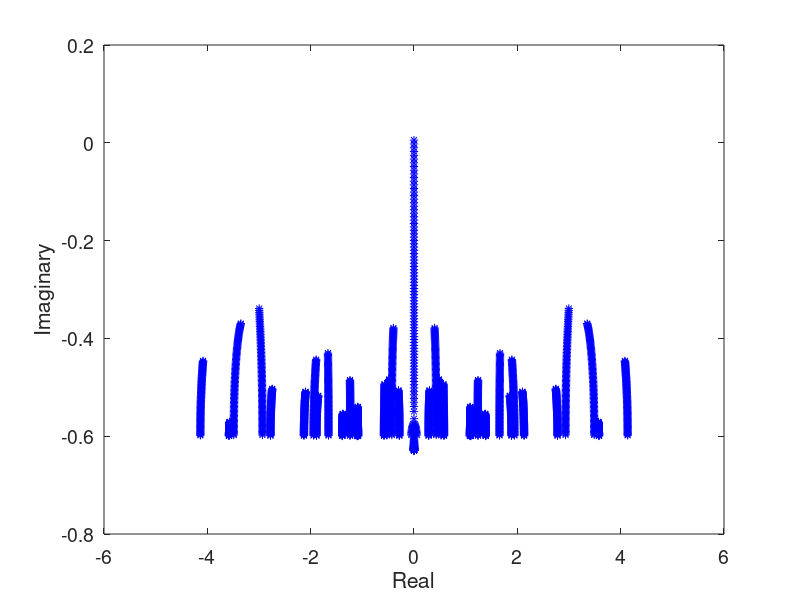
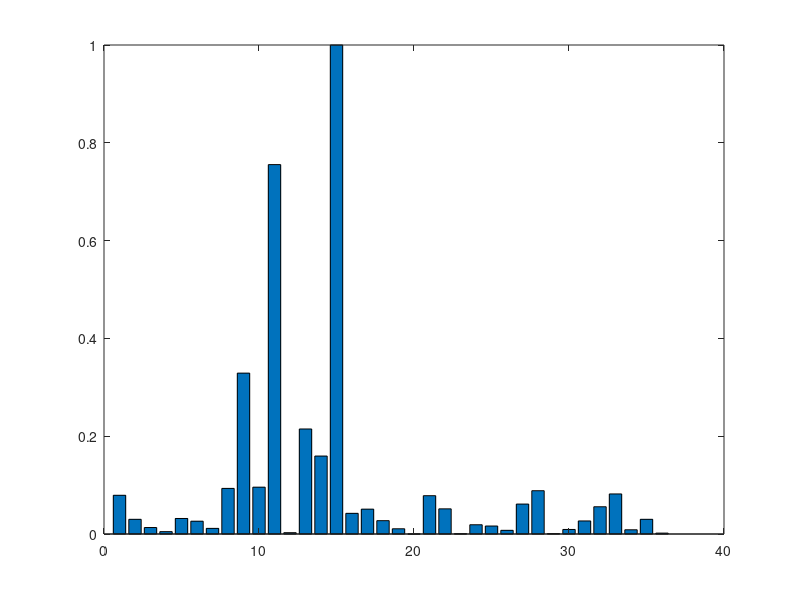
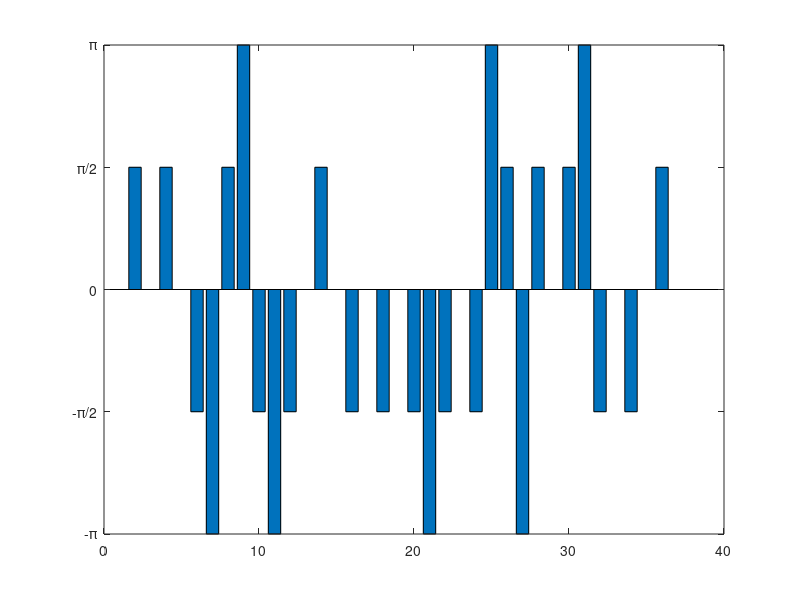
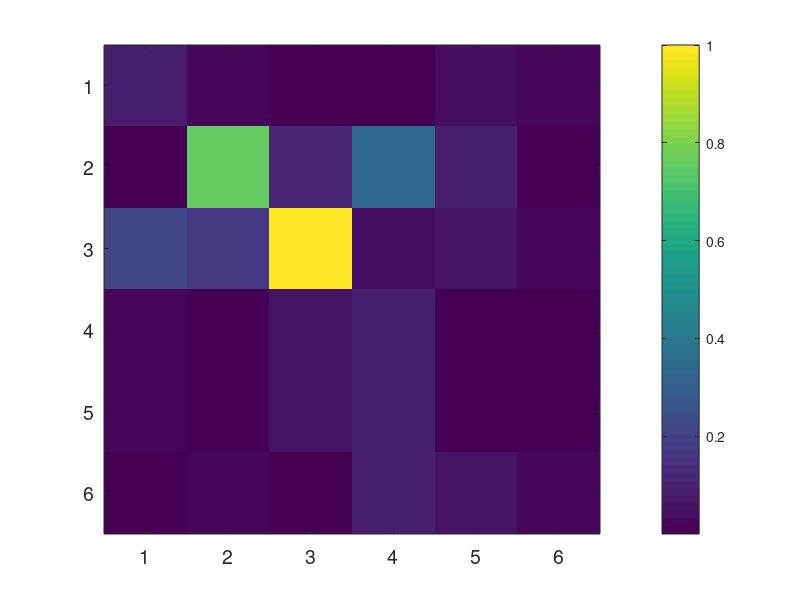

Reproduce these figures in MATLAB, in order.
close all;
clc;
clear all;
t1 = 1; t2 = 1;
r = -0.2; k = 1;
N = 6; r0 = 0.5;
a = [repmat([0.596870221 1.592352575], [1 N/2-1]) 1.592352575];
b = ones(1, N - 1);
D = diag(-1i * r0 + repmat([0 1i*r], [1 N/2])) + diag(t1 * b .* ones(1, N - 1), 1) + diag(t1 * b .* ones(1, N - 1), -1);
E = fliplr(diag(t2 * ones(1, N)));
F = sparse(zeros(N));
H = sparse([D E * a(1) F F F F; ...
            E * a(1) D E * a(2) F F F; ...
            F E * a(2) D E * a(3) F F; ...
            F F E * a(3) D E * a(4) F; ...
            F F F E * a(4) D E * a(5); ...
            F F F F E * a(5) D]);

%% open circle 3by3: S = [1 12 13 14 15 10 3];
%% backward diagonal: S = [1 12 11 14 15 22 21 28 29 32 31];
%% first column: S = [1 12 13 24 25 36];
%% S = [10 11 12 13 14 15 18 23 26 31];
%% S = [11 14 15 22 21 28 29];
%% S = [11 14 15 22 21]
% p = sparse(1,N^2);S = [8 10 11 21 22 28 29 35 ]; H = H + diag(p);D = 0.01*1i*eye(length(S));
p = sparse(1, N^2); S = [11 14 15 22 21];
H = H + diag(p); D = 0.01 * 1i * eye(length(S));
%%
figure;

while true
    H(S, S)
    H(S, S) = H(S, S) + D; [A, V] = eig(full(H));
    Re = diag(real(V) / t1);
    Im = diag(imag(V) / t1);
    plot(Re, Im, 'b*');
    hold on;
    lam = diag(V);

    if find(imag(lam) > 0)
        break
    end

    k = k + 1;
end

xlabel('Real');
ylabel('Imaginary');
set(gca, 'FontSize', 14);
set(gcf, 'Position', [00, 00, 400, 300]);

Lasing = find(imag(diag(V)) > 0);
Intensity = abs(A(:, Lasing)) .* abs(A(:, Lasing));
Intensity = Intensity ./ max(Intensity);
Phase = angle(A(:, Lasing));

figure;
bar(Intensity);
ylim([0 1]);
set(gcf, 'Position', [00, 00, 400, 300]);

figure;
bar(Phase);
ylim([-pi pi]);
set(gca, 'ytick', [-pi, -pi / 2, 0, pi / 2, pi]);
set(gca, 'yticklabel', {'-\pi', '-\pi/2', '0', '\pi/2', '\pi'});
set(gcf, 'Position', [00, 00, 400, 300]);

for k = 1:1:N

    if mod(k, 2)
        RT(k, :) = Intensity((k - 1) * N + (1:N));
    else
        RT(k, :) = fliplr(Intensity((k - 1) * N + (1:N))');
    end

end

for k = 1:1:N

    if mod(k, 2)
        RA(k, :) = Phase((k - 1) * N + (1:N));
    else
        RA(k, :) = fliplr(Phase((k - 1) * N + (1:N))');
    end

end

figure;
imagesc(RT);
colorbar;
set(gcf, 'Position', [00, 00, 400, 300]);
set(gca, 'FontSize', 14);

figure;
imagesc(RA);
colormap([0.5 0.5 0.5; 0 1 1; 0 1 0; 1 0.5 0; 0.5 0.5 0.5]);
colorbar;
